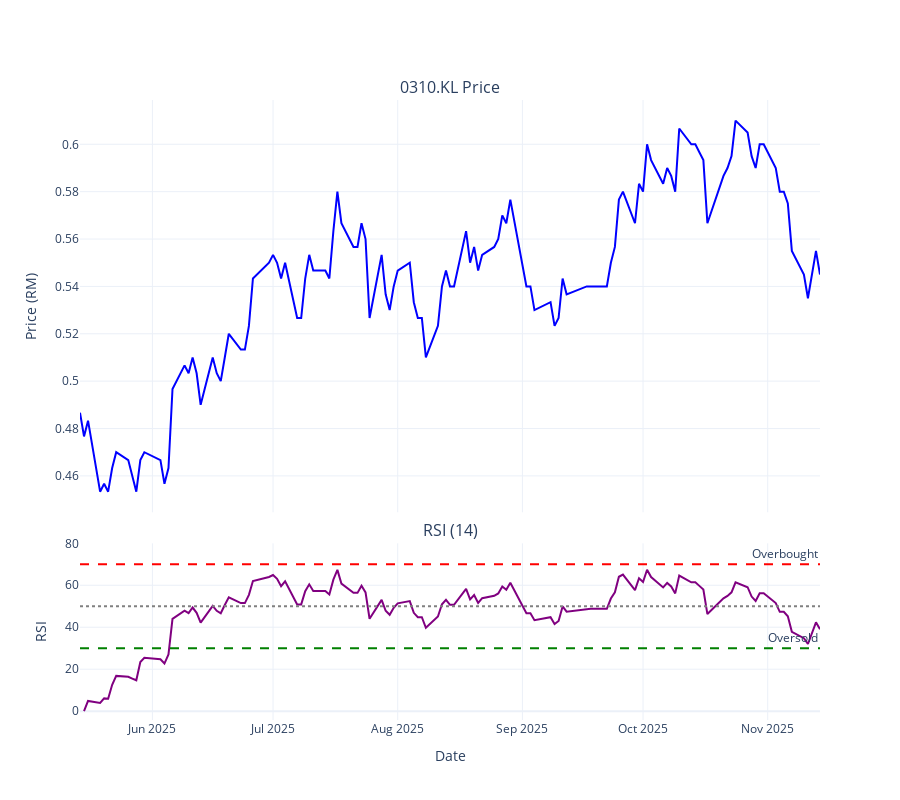

Here is the notebook cell this chart was saved with:
### Code cell
# Visualize RSI with price
if 'data' not in locals() or len(data) == 0:
    print("⚠️ Please run the previous cell first to fetch stock data.")
elif 'RSI' not in data.columns:
    print("⚠️ RSI not calculated. Please run the previous cell.")
else:
    fig = make_subplots(
        rows=2, cols=1,
        shared_xaxes=True,
        vertical_spacing=0.05,
        row_heights=[0.7, 0.3],
        subplot_titles=(f'{ticker} - UUE Holdings Berhad', 'RSI (14)')
    )

    # Price chart
    fig.add_trace(
        go.Scatter(x=data.index, y=data['Close'], name='Price', line=dict(color='blue')),
        row=1, col=1
    )

    # RSI chart
    fig.add_trace(
        go.Scatter(x=data.index, y=data['RSI'], name='RSI', line=dict(color='purple')),
        row=2, col=1
    )

    # Add overbought/oversold lines
    fig.add_hline(y=70, line_dash="dash", line_color="red", row=2, col=1, annotation_text="Overbought")
    fig.add_hline(y=30, line_dash="dash", line_color="green", row=2, col=1, annotation_text="Oversold")
    fig.add_hline(y=50, line_dash="dot", line_color="gray", row=2, col=1)

    fig.update_layout(height=800, template='plotly_white', showlegend=False, hovermode='x unified')
    fig.update_yaxes(title_text="Price (RM)", row=1, col=1)
    fig.update_yaxes(title_text="RSI", row=2, col=1)
    fig.update_xaxes(title_text="Date", row=2, col=1)

    fig.show()

    print("✅ RSI chart created!")
